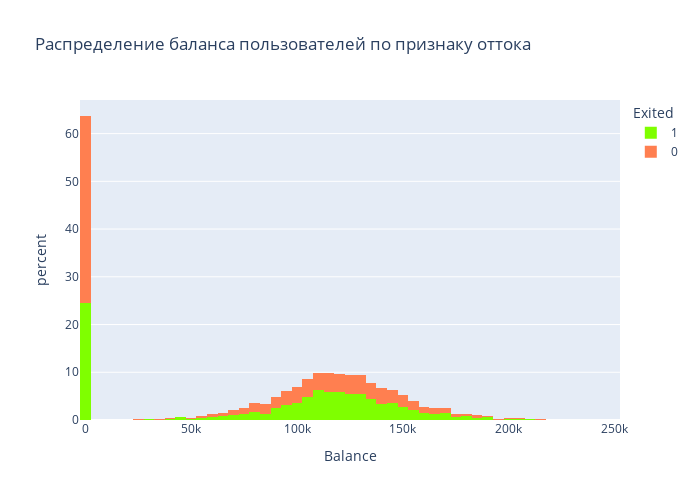

The code cell stored with this chart in its notebook:
### Code cell
bal_exit = px.histogram(
    data_frame = churn_data,
    x = 'Balance',
    color = 'Exited',
    color_discrete_sequence = ['chartreuse', 'coral'],
    height = 500,
    width = 700,
    histnorm = 'percent',
    title = 'Распределение баланса пользователей по признаку оттока'
)
bal_exit.show()

### Figure 1 — Plotly figure (JSON) as saved in the notebook; plotly's stock layout.template omitted (floating-point values rounded to 4 significant figures; data arrays with more than 128 entries replaced by an {"elided": "..."} marker saying what was removed)
{"data": [{"alignmentgroup": "True", "bingroup": "x", "histnorm": "percent", "hovertemplate": "Exited=1<br>Balance=%{x}<br>percent=%{y}<extra></extra>", "legendgroup": "1", "marker": {"color": "chartreuse", "pattern": {"shape": ""}}, "name": "1", "offsetgroup": "1", "orientation": "v", "showlegend": true, "type": "histogram", "x": {"elided": "2037 float values"}, "xaxis": "x", "yaxis": "y"}, {"alignmentgroup": "True", "bingroup": "x", "histnorm": "percent", "hovertemplate": "Exited=0<br>Balance=%{x}<br>percent=%{y}<extra></extra>", "legendgroup": "0", "marker": {"color": "coral", "pattern": {"shape": ""}}, "name": "0", "offsetgroup": "0", "orientation": "v", "showlegend": true, "type": "histogram", "x": {"elided": "7963 float values"}, "xaxis": "x", "yaxis": "y"}], "layout": {"barmode": "relative", "height": 500, "legend": {"title": {"text": "Exited"}, "tracegroupgap": 0}, "title": {"text": "Распределение баланса пользователей по признаку оттока"}, "width": 700, "xaxis": {"anchor": "y", "domain": [0, 1], "title": {"text": "Balance"}}, "yaxis": {"anchor": "x", "domain": [0, 1], "title": {"text": "percent"}}}}
